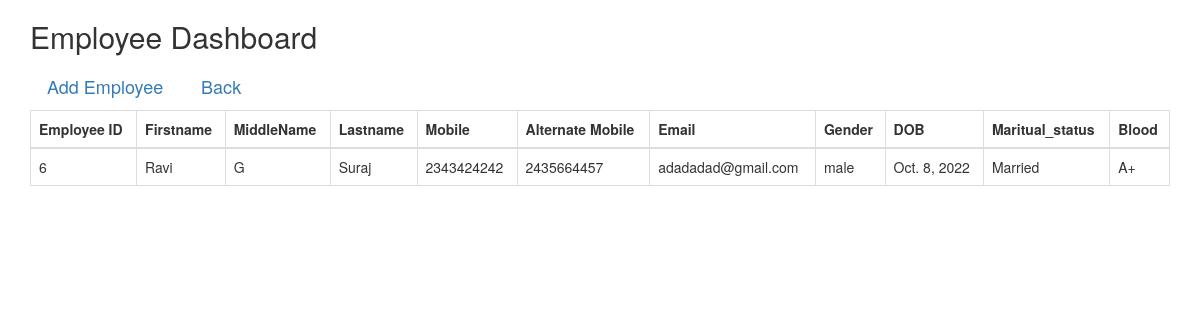
/add/6/, run on the app's committed database.
### update/models.py (models this page shows)
class AddEmployee(models.Model):
    Gender=(('male','male'),
            ('Female','Female'),
            ('Others','Others'))
    Married=(('Married','Married'),
    ('Unmarried','Unmarried')
    )
    FirstName=models.CharField(max_length=50)
    MiddleName=models.CharField(max_length=50)
    LastName=models.CharField(max_length=50)
    gender=models.CharField(max_length=10,choices=Gender)
    DOB=models.DateField()
    Mobile=models.CharField(max_length=10)
    AlterMobile=models.CharField(max_length=10)
    Email=models.EmailField()
    Maritual_status=models.CharField(max_length=10,choices=Married)
    Blood=models.CharField(max_length=10)

### update/views.py (the view)
# urls.py: path('add/<id>/',views.Detailed_View,name='Detailed_View'),
def Detailed_View(request,id):
    emp=AddEmployee.objects.get(id=id)
    return render(request,'detailed_view.html',{'emp':emp})

### update/templates/detailed_view.html (shortened to what this page needs)
<!DOCTYPE html>
<html lang="en">
<head>
<link rel="stylesheet" href="https://maxcdn.bootstrapcdn.com/bootstrap/3.4.1/css/bootstrap.min.css">
</head>
<body>
<div class="container">
 <h2>Employee Dashboard</h2>
    <a href="{% url 'Uploadform' %} " class="btn btn-light btn-lg me-2">
     Add Employee </a>
     <a href="/" class="btn btn-light btn-lg me-2">
        Back </a>
 <table class="table table-bordered">
     <thead>
       <tr>
         <th>Employee ID</th>
         <th>Firstname</th>
         <th>MiddleName</th>
         <th>Lastname</th>
         <th>Mobile</th>
         <th>Alternate Mobile</th>
         <th>Email</th>
         <th>Gender</th>
         <th>DOB</th>
         <th>Maritual_status</th>
         <th>Blood</th>
       </tr>
     </thead>
     <tbody>
     <tr>
         <td>{{emp.id}}</td>
         <td>{{emp.FirstName}}</td>
         <td>{{emp.MiddleName}}</td>
         <td>{{emp.LastName}}</td>
         <td>{{emp.Mobile}}</td>
         <td>{{emp.AlterMobile}}</td>
         <td>{{emp.Email}}</td>
         <td>{{emp.gender}}</td>
         <td>{{emp.DOB}}</td>
         <td>{{emp.Maritual_status}}</td>
         <td>{{emp.Blood}}</td>
        </tr>
     </tbody>
</body>
</html>

### data on the page
AddEmployee: id "6", FirstName "Ravi", MiddleName "G", LastName "Suraj", Mobile "2343424242", AlterMobile "2435664457", Email "adadadad@gmail.com", gender "male", DOB "Oct. 8, 2022", Maritual_status "Married", Blood "A+"
